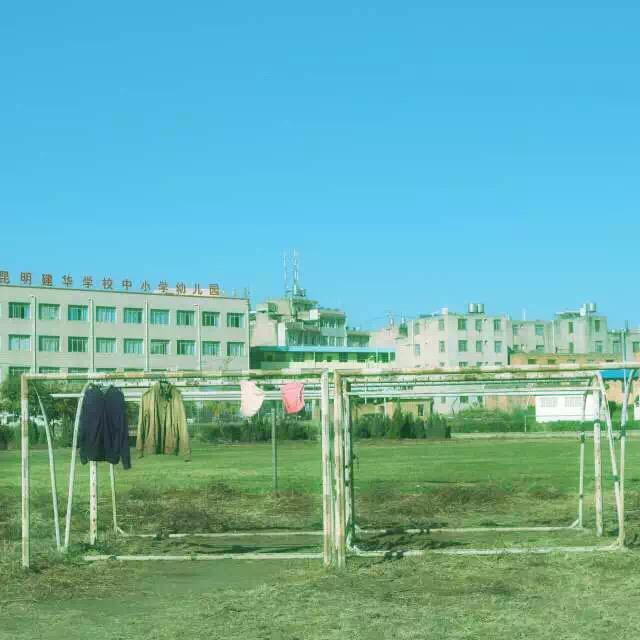
#> input picture photos/2015-04-17_小确幸.JPG, 640 x 640 px; its folder holds 4 pictures in this run
$ python tool.py
#> lines starting #> are read from the running program, lines starting #| are printed output that depends on the picture
#coding: utf-8
from PIL import Image
import os
import sys
import json
from datetime import datetime
from ImageProcess import Graphics

# 定义压缩比，数值越大，压缩越小
SIZE_normal = 1.0
SIZE_small = 1.5
SIZE_more_small = 2.0
SIZE_more_small_small = 3.0
file_list_des = ''


def make_directory(directory):
    """创建目录"""
    os.makedirs(directory)

def directory_exists(directory):
    """判断目录是否存在"""
    if os.path.exists(directory):
        return True
    else:
        return False

def list_img_file(directory):
    """列出目录下所有文件，并筛选出图片文件列表返回"""
    old_list = os.listdir(directory)
    # print old_list
    new_list = []
    for filename in old_list:
        name, fileformat = filename.split(".")
        if fileformat.lower() == "jpg" or fileformat.lower() == "png" or fileformat.lower() == "gif":
            new_list.append(filename)
    # print new_list
    return new_list


def print_help():
    print("""
    This program helps compress many image files
    you can choose which scale you want to compress your img(jpg/png/etc)
    1) normal compress(4M to 1M around)
    2) small compress(4M to 500K around)
    3) smaller compress(4M to 300K around)
    """)

def compress(choose, des_dir, src_dir, file_list):
    """压缩算法，img.thumbnail对图片进行压缩，

    参数
    -----------
    choose: str
            选择压缩的比例，有4个选项，越大压缩后的图片越小
    """
    if choose == '1':
        scale = SIZE_normal
    if choose == '2':
        scale = SIZE_small
    if choose == '3':
        scale = SIZE_more_small
    if choose == '4':
        scale = SIZE_more_small_small
    for infile in file_list:
        img = Image.open(src_dir+infile)
        # size_of_file = os.path.getsize(infile)
        w, h = img.size
        img.thumbnail((int(w/scale), int(h/scale)))
        img.save(des_dir + infile)
def compress_photo():
    '''调用压缩图片的函数
    '''
    src_dir, des_dir = "photos/", "min_photos/"

    if directory_exists(src_dir):
        if not directory_exists(src_dir):
            make_directory(src_dir)
        # business logic
        file_list_src = list_img_file(src_dir)
    if directory_exists(des_dir):
        if not directory_exists(des_dir):
            make_directory(des_dir)
        global file_list_des
        file_list_des = list_img_file(des_dir)
        # print file_list
    '''如果已经压缩了，就不再压缩'''
    for i in range(len(file_list_des)):
        if file_list_des[i] in file_list_src:
            file_list_src.remove(file_list_des[i])
    compress('4', des_dir, src_dir, file_list_src)

def handle_photo():
    '''根据图片的文件名处理成需要的json格式的数据

    -----------
    最后将data.json文件存到博客的source/photos文件夹下
    '''
    src_dir, des_dir = "photos/", "min_photos/"
    file_list = list_img_file(src_dir)
    list_info = []
    for i in range(len(file_list)):
        filename = file_list[i]
        date_str, info = filename.split("_")
        info, _ = info.split(".")
        date = datetime.strptime(date_str, "%Y-%m-%d")
        year_month = date_str[0:7]
        if i == 0:  # 处理第一个文件
            new_dict = {
                            "date": year_month,
                            "arr":{'year': date.year,
                                'month': date.month,
                                'link': [filename],
                                'text': [info],
                                'type': ['image']
                            }
                        }
            list_info.append(new_dict)
        elif year_month != list_info[-1]['date']:  # 不是最后的一个日期，就新建一个dict
            new_dict = {"date": year_month, "arr":{'year': date.year,
                                                   'month': date.month,
                                                   'link': [filename],
                                                   'text': [info],
                                                   'type': ['image']
                                                   }
                        }
            list_info.append(new_dict)
        else:  # 同一个日期
            list_info[-1]['arr']['link'].append(filename)
            list_info[-1]['arr']['text'].append(info)
            list_info[-1]['arr']['type'].append('image')
    list_info.reverse()  # 翻转
    final_dict = {"list": list_info}
    with open("data.json","w") as fp:
        json.dump(final_dict, fp)
    # print(final_dict)

def cut_photo():
    """裁剪算法

    ----------
    调用Graphics类中的裁剪算法，将src_dir目录下的文件进行裁剪（裁剪成正方形）
    """
    src_dir = "photos/"
    if directory_exists(src_dir):
        if not directory_exists(src_dir):
            make_directory(src_dir)
        # business logic
        file_list = list_img_file(src_dir)
        # print file_list
        if file_list:
            print_help()
            for infile in file_list:
                # img = Image.open(src_dir+infile)
                Graphics(infile=src_dir+infile, outfile=src_dir + infile).cut_by_ratio()
        else:
            pass
    else:
        print("source directory not exist!")


def git_operation():
    '''
    git 命令行函数，将仓库提交

    ----------
    需要安装git命令行工具，并且添加到环境变量中
    '''
    os.system('git add --all')
    os.system('git commit -m "add photos"')
    os.system('git push origin master')

if __name__ == "__main__":
    cut_photo()        # 裁剪图片，裁剪成正方形，去中间部分
#> (the call stopped at in cut_photo, `Graphics(infile=src_dir+infile, outfile=src_dir + infile).cut_by_ratio()`: ImageProcess is not available in this run)
    compress_photo()   # 压缩图片，并保存到mini_photos文件夹下
#> in compress, img is the input picture: PIL image 640x640 RGB; mean R, G, B 108.1, 175.7, 171.9
#> in compress, `img.thumbnail((int(w/scale), int(h/scale)))`:
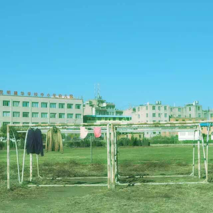
#> img: PIL image 213x213 RGB; mean R, G, B 108.1, 175.7, 171.9
#> pass 2 of the loop in compress, `for infile in file_list:`:
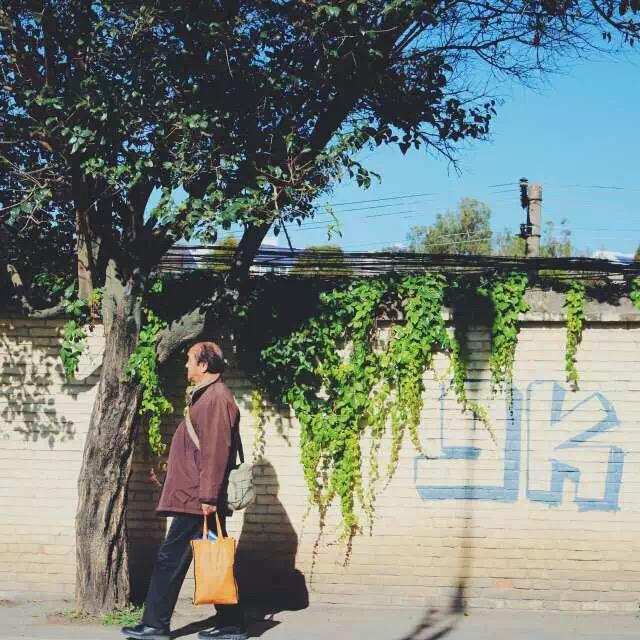
#> input picture photos/2015-04-17_小确幸2.JPG, 640 x 640 px
#> in compress, img is the input picture: PIL image 640x640 RGB; mean R, G, B 118.7, 129.7, 123.8
#> in compress, `img.thumbnail((int(w/scale), int(h/scale)))`:
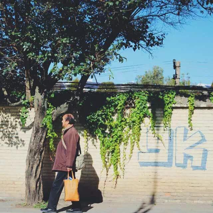
#> img: PIL image 213x213 RGB; mean R, G, B 118.7, 129.7, 123.8
#> pass 3 of the loop in compress, `for infile in file_list:`:
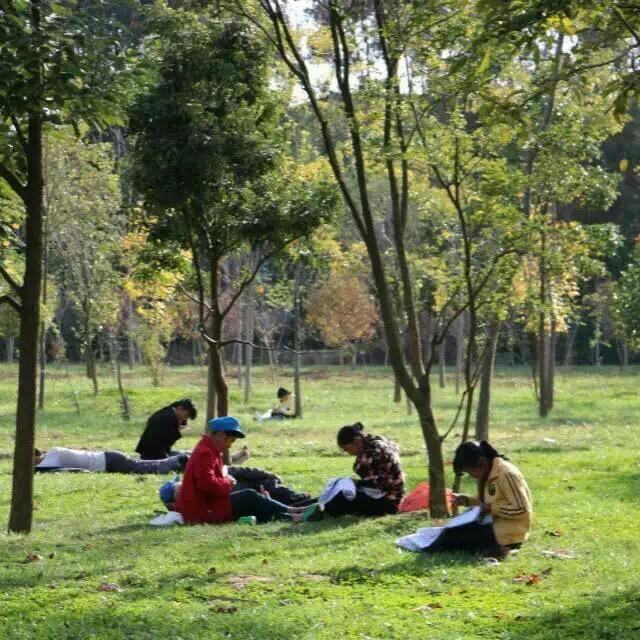
#> input picture photos/2015-09-10_岁月静好.JPG, 640 x 640 px
#> in compress, img is the input picture: PIL image 640x640 RGB; mean R, G, B 110.4, 119.5, 76.3
#> in compress, `img.thumbnail((int(w/scale), int(h/scale)))`:
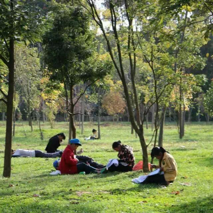
#> img: PIL image 213x213 RGB; mean R, G, B 110.4, 119.5, 76.3
#> the loop made 4 passes; the first 3 are shown
    git_operation()     # 提交到github仓库
    handle_photo()     # 将文件处理成json格式，存到博客仓库中
